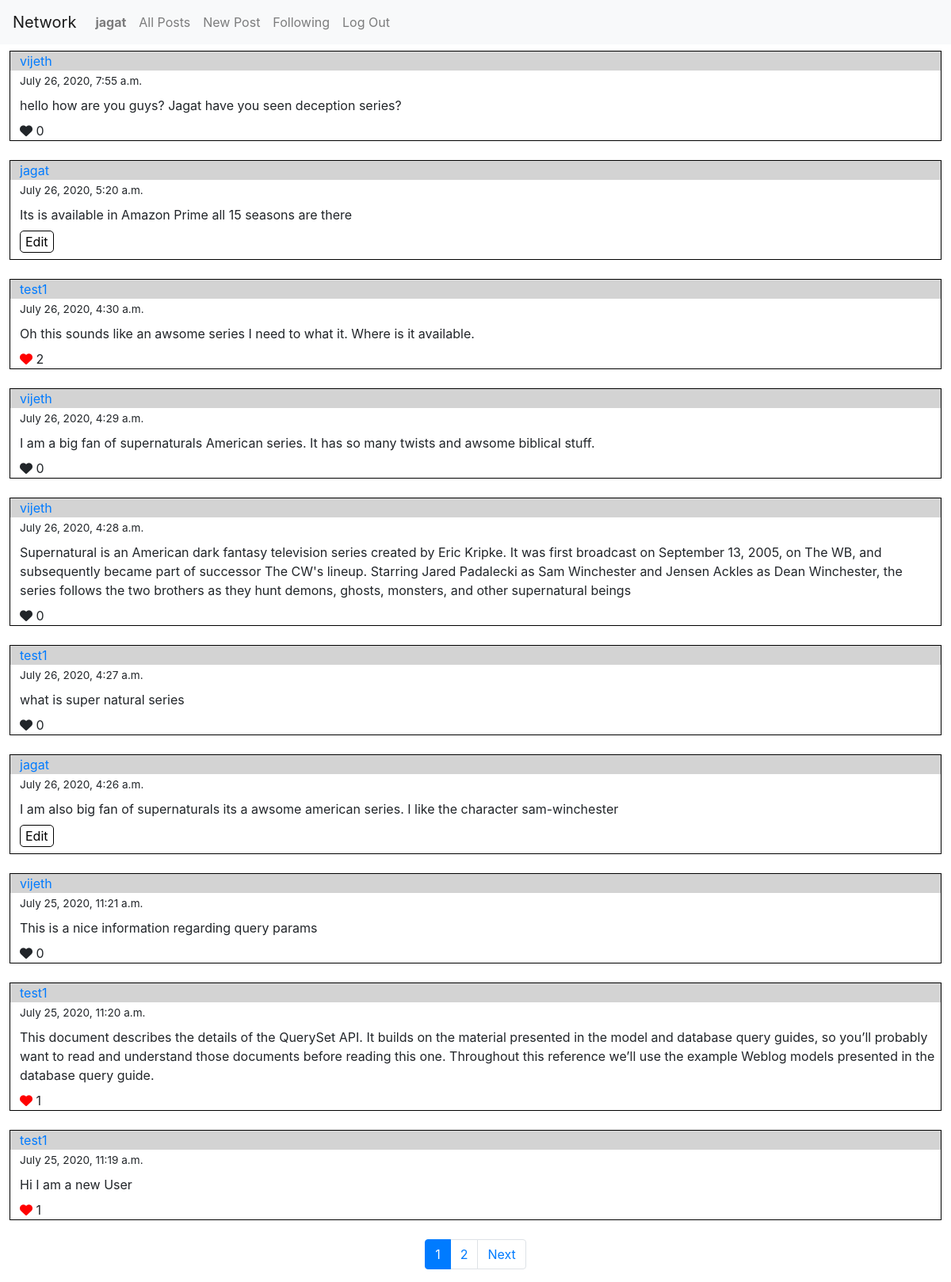
Screenshot of / (signed in) with the database file from the repository.
### network/models.py (models this page shows, shortened)
class User(AbstractUser):
    pass
    followers = models.CharField(max_length=5000,default="")
    following = models.CharField(max_length=5000,default="")

class Post(models.Model):
    text = models.CharField(max_length=5000)
    createdDate = models.DateTimeField()
    likes = models.IntegerField()
    likedpeople = models.CharField(max_length=5000,default="")
    user = models.ForeignKey(User, on_delete=models.CASCADE)

### network/views.py (the view)
# urls.py: path("", views.index, name="index"),
@csrf_exempt
def index(request):
    pages = Paginator(Post.objects.order_by("-createdDate").all(),10)
    pageno = request.GET.get('page')
    if pageno is not None:
        posts= pages.get_page(pageno)
    else:
        posts = pages.get_page(1)
    return render(request, "network/index.html",{"posts":posts,"pagenumbers":list(pages.page_range)})

### network/templates/network/index.html (shortened to what this page needs)
{% extends "network/layout.html" %}
{% load static %}
{% block body %}
    {% for  post in posts %}
        <div style="width: 98%;
    border: 1px solid black;
    margin-top: 1vh;
    margin-bottom: 3vh;
    margin-left: 1vw;
    margin-right: 1vw;">
            <div style="background-color: lightgrey;padding-left:1vw">
                <a href="/posts/{{post.user.id}}">{{post.user.username}}</a>
            </div>
            <span style="font-size:85%;padding-left:1vw;">{{post.createdDate}}</span>
            <br>
            <p style="padding-left: 1vw;padding-top: 1vh;margin-bottom: 1vh;" id="display{{post.id}}">{{post.text}}</p>
            {% if user.is_authenticated %}
                {% if request.user.username ==  post.user.username%}
                    <button style="background-color:white;border:1px solid black;margin-left: 1vw;border-radius: 5px;margin-bottom: 1vh;" id="edit{{post.id}}" onclick="displayedit({{post.id}})">Edit</button>
                {% else %}
                    {% if post.likes > 0 %}
                        <i id="likebutton{{post.id}}" style="padding-left:1vw;color:red" class="fa fa-heart" aria-hidden="true" onclick="increaselikes({{post.id}})"> </i> <span> {{post.likes}}</span>
                    {% else %}
                        <i id="likebutton{{post.id}}" style="padding-left:1vw" class="fa fa-heart" aria-hidden="true" onclick="increaselikes({{post.id}})"> </i> <span> {{post.likes}}</span>
                    {% endif %}
                {% endif %}
            {% else %}
                <span style="padding-left:1vw">likes : {{post.likes}}</span>
            {% endif %}
        </div>
    {% endfor %}
    <nav aria-label="Page navigation example">
        <ul class="pagination justify-content-center">
           {% for pageno in pagenumbers %}
            {% if pageno == posts.number %}
            <li class="page-item active"><a class="page-link" href="?page={{pageno}}">{{pageno}}</a></li>
            {% else %}
            <li class="page-item"><a class="page-link" href="?page={{pageno}}">{{pageno}}</a></li>
            {% endif %}
                       {% endfor %}
            {% if posts.has_next %}
            <li class="page-item">
              <a class="page-link" href="?page={{posts.next_page_number}}">Next</a>
            </li>
            {% endif %}
        </ul>
    </nav>
{% endblock %}

### network/templates/network/layout.html (shortened to what this page needs)
{% load static %}
<!DOCTYPE html>
<html lang="en">
    <head>
        <link rel="stylesheet" href="https://stackpath.bootstrapcdn.com/bootstrap/4.4.1/css/bootstrap.min.css">
        <link rel="stylesheet" href="https://cdnjs.cloudflare.com/ajax/libs/font-awesome/4.7.0/css/font-awesome.min.css">
        <link href="{% static 'network/styles.css' %}" rel="stylesheet">
    </head>
    <body>
        <nav class="navbar navbar-expand-lg navbar-light bg-light">
            <a class="navbar-brand" href="#">Network</a>
            <div>
              <ul class="navbar-nav mr-auto">
                {% if user.is_authenticated %}
                    <li class="nav-item">
                        <a class="nav-link" href="#"><strong>{{ user.username }}</strong></a>
                    </li>
                {% endif %}
                <li class="nav-item">
                  <a class="nav-link" href="{% url 'index' %}">All Posts</a>
                </li>
                {% if user.is_authenticated %}
                    <li class="nav-item">
                        <a class="nav-link" href="{% url 'new-post' %}">New Post</a>
                    </li>
                    <li class="nav-item">
                        <a class="nav-link" href="{% url 'followingposts' %}">Following</a>
                    </li>
                    <li class="nav-item">
                        <a class="nav-link" href="{% url 'logout' %}">Log Out</a>
                    </li>
                {% endif %}
              </ul>
            </div>
          </nav>
        <div class="body">
            {% block body %}
            {% endblock %}
        </div>
    </body>
</html>

### rows the page displays
User: username "jagat"
Post: user.username "vijeth", createdDate "July 26, 2020, 7:55 a.m.", text "hello how are you guys? Jagat have you seen deception series?", likes "0"
Post: user.username "jagat", createdDate "July 26, 2020, 5:20 a.m.", text "Its is available in Amazon Prime all 15 seasons are there"
Post: user.username "test1", createdDate "July 26, 2020, 4:30 a.m.", text "Oh this sounds like an awsome series I need to what it. Where is it available.", likes "2"
Post: user.username "vijeth", createdDate "July 26, 2020, 4:29 a.m.", text "I am a big fan of supernaturals American series. It has so many twists and awsome biblical stuff.", likes "0"
Post: user.username "vijeth", createdDate "July 26, 2020, 4:28 a.m.", text "Supernatural is an American dark fantasy television series created by Eric Kripke. It was first broadcast on September 13, 2005, on The WB, and subsequently became part of successor The CW's lineup. Starring Jared Padalecki as Sam Winchester and Jensen Ackles as Dean Winchester, the series follows the two brothers as they hunt demons, ghosts, monsters, and other supernatural beings", likes "0"
Post: user.username "test1", createdDate "July 26, 2020, 4:27 a.m.", text "what is super natural series", likes "0"
Post: user.username "jagat", createdDate "July 26, 2020, 4:26 a.m.", text "I am also big fan of supernaturals its a awsome american series. I like the character sam-winchester"
Post: user.username "vijeth", createdDate "July 25, 2020, 11:21 a.m.", text "This is a nice information regarding query params", likes "0"
Post: user.username "test1", createdDate "July 25, 2020, 11:20 a.m.", text "This document describes the details of the QuerySet API. It builds on the material presented in the model and database query guides, so you’ll probably want to read and understand those documents before reading this one. Throughout this reference we’ll use the example Weblog models presented in the database query guide.", likes "1"
Post: user.username "test1", createdDate "July 25, 2020, 11:19 a.m.", text "Hi I am a new User", likes "1"

### other values shown
{{ pageno }} "1"
{{ pageno }} "2"
